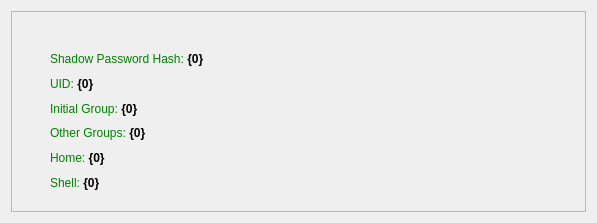
<?xml version="1.0" encoding="UTF-8"?>
<ui version="4.0">
 <class>Summary</class>
 <widget class="QWidget" name="Summary">
  <property name="geometry">
   <rect>
    <x>0</x>
    <y>0</y>
    <width>597</width>
    <height>223</height>
   </rect>
  </property>
  <property name="windowTitle">
   <string>Form</string>
  </property>
  <layout class="QVBoxLayout" name="verticalLayout">
   <item>
    <widget class="QFrame" name="frame">
     <property name="frameShape">
      <enum>QFrame::StyledPanel</enum>
     </property>
     <property name="frameShadow">
      <enum>QFrame::Raised</enum>
     </property>
     <layout class="QVBoxLayout" name="verticalLayout_2">
      <property name="margin">
       <number>0</number>
      </property>
      <item>
       <widget class="QScrollArea" name="scrollArea">
        <property name="frameShape">
         <enum>QFrame::NoFrame</enum>
        </property>
        <property name="frameShadow">
         <enum>QFrame::Plain</enum>
        </property>
        <property name="widgetResizable">
         <bool>true</bool>
        </property>
        <property name="alignment">
         <set>Qt::AlignCenter</set>
        </property>
        <widget class="QWidget" name="content">
         <property name="geometry">
          <rect>
           <x>0</x>
           <y>0</y>
           <width>583</width>
           <height>209</height>
          </rect>
         </property>
         <layout class="QVBoxLayout" name="verticalLayout_3">
          <item>
           <widget class="QLabel" name="title">
            <property name="text">
             <string/>
            </property>
           </widget>
          </item>
          <item>
           <widget class="QWidget" name="configsWidget" native="true">
            <property name="sizePolicy">
             <sizepolicy hsizetype="Expanding" vsizetype="Expanding">
              <horstretch>0</horstretch>
              <verstretch>0</verstretch>
             </sizepolicy>
            </property>
            <layout class="QVBoxLayout" name="verticalLayout_4">
             <item>
              <widget class="QLabel" name="password">
               <property name="text">
                <string>&lt;font color=green&gt;Shadow Password Hash:&lt;/font&gt; &lt;b&gt;{0}&lt;/b&gt;</string>
               </property>
               <property name="indent">
                <number>20</number>
               </property>
              </widget>
             </item>
             <item>
              <widget class="QLabel" name="uid">
               <property name="text">
                <string>&lt;font color=green&gt;UID:&lt;/font&gt; &lt;b&gt;{0}&lt;/b&gt;</string>
               </property>
               <property name="indent">
                <number>20</number>
               </property>
              </widget>
             </item>
             <item>
              <widget class="QLabel" name="initGroup">
               <property name="text">
                <string>&lt;font color=green&gt;Initial Group:&lt;/font&gt; &lt;b&gt;{0}&lt;/b&gt;</string>
               </property>
               <property name="indent">
                <number>20</number>
               </property>
              </widget>
             </item>
             <item>
              <widget class="QLabel" name="groups">
               <property name="text">
                <string>&lt;font color=green&gt;Other Groups:&lt;/font&gt; &lt;b&gt;{0}&lt;/b&gt;</string>
               </property>
               <property name="indent">
                <number>20</number>
               </property>
              </widget>
             </item>
             <item>
              <widget class="QLabel" name="home">
               <property name="text">
                <string>&lt;font color=green&gt;Home:&lt;/font&gt; &lt;b&gt;{0}&lt;/b&gt;</string>
               </property>
               <property name="indent">
                <number>20</number>
               </property>
              </widget>
             </item>
             <item>
              <widget class="QLabel" name="shell">
               <property name="text">
                <string>&lt;font color=green&gt;Shell:&lt;/font&gt; &lt;b&gt;{0}&lt;/b&gt;</string>
               </property>
               <property name="indent">
                <number>20</number>
               </property>
              </widget>
             </item>
            </layout>
           </widget>
          </item>
         </layout>
        </widget>
       </widget>
      </item>
     </layout>
    </widget>
   </item>
  </layout>
 </widget>
 <resources/>
 <connections/>
</ui>
